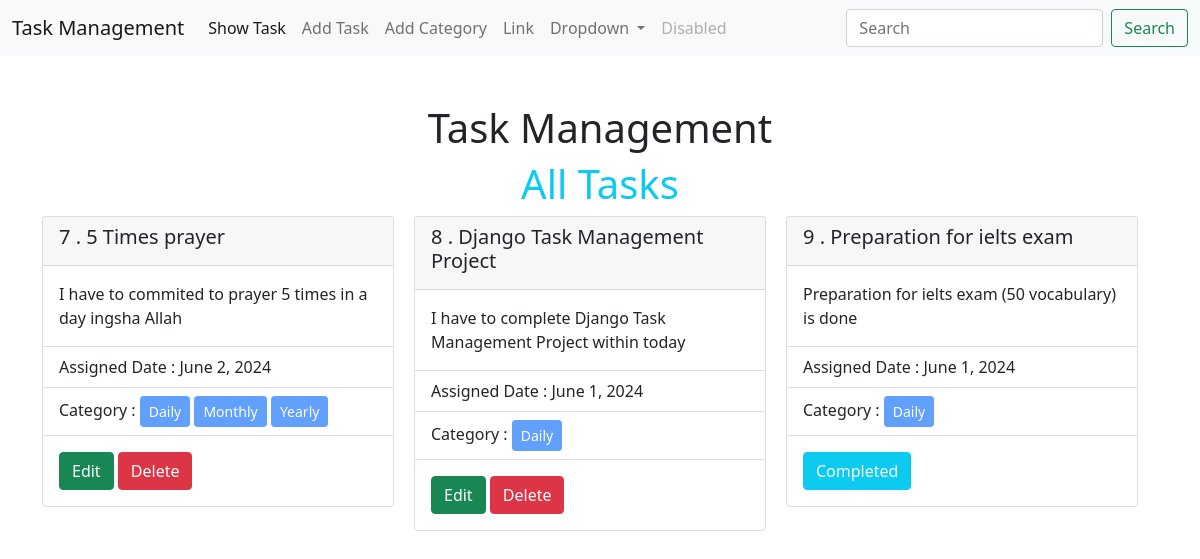
The page / on the database its author committed.
### task/models.py (models this page shows, shortened)
class Task(models.Model):
    title = models.CharField(max_length=100)
    description = models.TextField()
    is_completed = models.BooleanField(default=False)
    assigned_date = models.DateField()
    category = models.ManyToManyField(Category)

### category/models.py (models this page shows, shortened)
class Category(models.Model):
    name = models.CharField(max_length=100)

### TaskManage/views.py (the view)
# urls.py: 2. Add a URL to urlpatterns:  path('', views.home, name='home')
def home(request):
    task = Task.objects.all()
    return  render(request, 'home.html', {'task': task})

### templates/home.html
{% extends 'base.html' %}
{% block content %}
<h1 class="text-info text-center"> All Tasks </h1>
<div class="container">
<div class="row p-0">
    <div class="col-md-12 d-md-flex justify-content-around">
    {% for data in task %}
    <div class="col-md-4" >
        <div class="card" style="width: 22rem;">
            <div class="card-header">
                <h5 class="card-title">{{data.id}} . {{data.title}} </h5>
              </div>
            <div class="card-body">
              <p class="card-text">{{data.description}}</p>
            </div>
            <ul class="list-group list-group-flush">
              <li class="list-group-item">Assigned Date : {{data.assigned_date}}</li>
              <li class="list-group-item">
                Category : {% for cat in data.category.all %}
                <button class="btn btn-primary btn-sm " disabled > {{cat.name}} </button>
                {% endfor %}
              </li>
            </ul>
            <div class="card-body">
            {% if data.is_completed == False %}
              <a class="btn btn-success" href="{% url 'edit_task' data.id %}" class="card-link">Edit</a>
              <a class="btn btn-danger" href="{% url 'delete_task' data.id %}" class="card-link">Delete</a>
            {% else %}
            <a class="btn btn-info text-light" href="">Completed</a>
            {% endif %}
            </div>
        </div>
    </div>
    {% endfor %}
</div>
</div>
</div>
{% endblock %}

### templates/base.html (shortened to what this page needs)
<!doctype html>
<html lang="en">
  <head>
    <link href="https://cdn.jsdelivr.net/npm/bootstrap@5.0.2/dist/css/bootstrap.min.css" rel="stylesheet">
  </head>
  <body>
    <nav class="navbar navbar-expand-lg navbar-light bg-light">
        <div class="container-fluid">
          <a class="navbar-brand" href="#">Task Management</a>
          <div class="collapse navbar-collapse" id="navbarSupportedContent">
            <ul class="navbar-nav me-auto mb-2 mb-lg-0">
              <li class="nav-item">
                <a class="nav-link active" aria-current="page" href="{% url 'home' %}">Show Task</a>
              </li>
              <li class="nav-item">
                <a class="nav-link" href="{% url 'task' %}"> Add Task </a>
              </li>
              <li class="nav-item">
                <a class="nav-link" href="{% url 'category' %}">Add Category</a>
              </li>
              <li class="nav-item">
                <a class="nav-link" href="#">Link</a>
              </li>
              <li class="nav-item dropdown">
                <a class="nav-link dropdown-toggle" href="#" id="navbarDropdown" role="button" data-bs-toggle="dropdown" aria-expanded="false">
                  Dropdown
                </a>
              </li>
              <li class="nav-item">
                <a class="nav-link disabled" href="#" tabindex="-1" aria-disabled="true">Disabled</a>
              </li>
            </ul>
            <form class="d-flex">
              <input class="form-control me-2" type="search" placeholder="Search" aria-label="Search">
              <button class="btn btn-outline-success" type="submit">Search</button>
            </form>
          </div>
        </div>
      </nav>
    <h1 class="text-center mt-5"> Task Management </h1>
    {% block content %}
    {% endblock %}
  </body>
</html>

### rows shown on the page
Task: id "7", title "5 Times prayer", description "I have to commited to prayer 5 times in a day ingsha Allah", assigned_date "June 2, 2024", is_completed "Edit"
Category: name "Daily"
Category: name "Monthly"
Category: name "Yearly"
Task: id "8", title "Django Task Management Project", description "I have to complete Django Task Management Project within today", assigned_date "June 1, 2024", is_completed "Edit"
Task: id "9", title "Preparation for ielts exam", description "Preparation for ielts exam (50 vocabulary) is done", assigned_date "June 1, 2024", is_completed "Completed"
